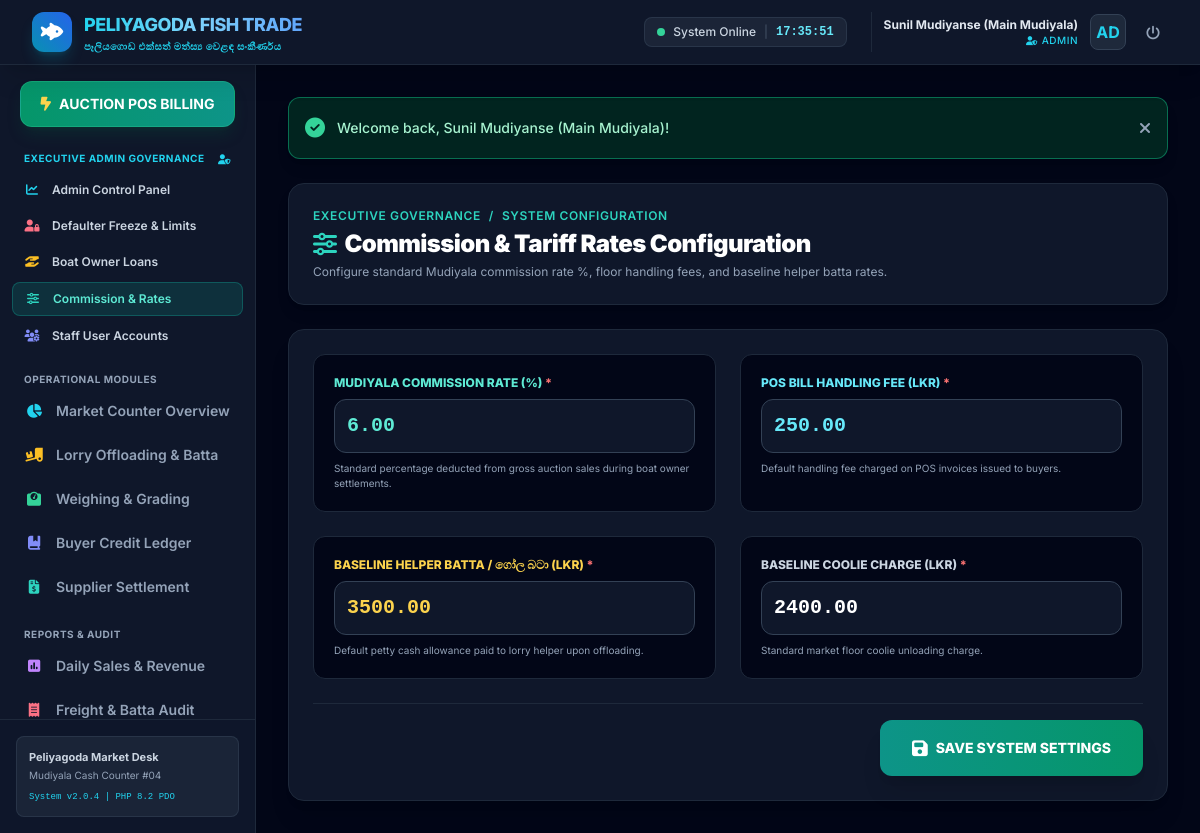
The page /index.php?page=admin_settings_commission (signed in) on the database its author committed.
### tables this page shows
CREATE TABLE `settings` (
  `id` INT AUTO_INCREMENT PRIMARY KEY,
  `setting_key` VARCHAR(50) NOT NULL UNIQUE,
  `setting_value` VARCHAR(255) NOT NULL,
  `description` VARCHAR(255) DEFAULT NULL,
  `updated_at` DATETIME DEFAULT CURRENT_TIMESTAMP ON UPDATE CURRENT_TIMESTAMP
);

### config/helpers.php (called while the page is built, shortened)
<?php
function getSetting(string $key, mixed $default = null): mixed {
    try {
        $db = getDB();
        $stmt = $db->prepare("SELECT setting_value FROM settings WHERE setting_key = :key LIMIT 1");
        $stmt->execute([':key' => $key]);
        $row = $stmt->fetch();
        return $row ? $row['setting_value'] : $default;
    } catch (Exception $e) {
        return $default;
    }
}

### views/admin/settings/commission.php (the view, shortened to what this page needs)
<?php
$commRate     = (float)getSetting('default_commission_rate', 6.00);
$handlingFee  = (float)getSetting('default_handling_fee', 250.00);
$helperBatta  = (float)getSetting('default_helper_batta', 3500.00);
$coolieCharge = (float)getSetting('default_coolie_charge', 2400.00);
?>
<div class="max-w-4xl mx-auto space-y-6">
    <div class="flex items-center justify-between bg-slate-900 p-6 rounded-2xl border border-slate-800 shadow-lg">
        <div>
            <div class="flex items-center space-x-2 text-xs font-semibold text-teal-400 uppercase tracking-wider">
                <span>Executive Governance</span>
                <span>/</span>
                <span>System Configuration</span>
            </div>
            <h1 class="text-2xl font-black text-white tracking-tight mt-1 flex items-center gap-2">
                <i class="fa-solid fa-sliders text-teal-400"></i>
                <span>Commission & Tariff Rates Configuration</span>
            </h1>
            <p class="text-xs text-slate-400 mt-1">
                Configure standard Mudiyala commission rate %, floor handling fees, and baseline helper batta rates.
            </p>
        </div>
    </div>
    <form action="actions/admin/save_rates.php" method="POST" class="bg-slate-900 p-6 rounded-2xl border border-slate-800 shadow-xl space-y-6">
        <div class="grid grid-cols-1 md:grid-cols-2 gap-6">
            <div class="bg-slate-950 p-5 rounded-xl border border-slate-800 space-y-2">
                <label for="default_commission_rate" class="block text-xs font-extrabold text-teal-300 uppercase">
                    Mudiyala Commission Rate (%) <span class="text-red-400">*</span>
                </label>
                <input type="number" step="0.25" id="default_commission_rate" name="default_commission_rate" value="<?= number_format($commRate, 2, '.', '') ?>" required
                    class="block w-full py-3 px-3 border border-slate-700 rounded-xl bg-slate-900 text-teal-300 font-mono font-bold text-xl focus:outline-none focus:ring-2 focus:ring-teal-500">
                <p class="text-[10px] text-slate-400">Standard percentage deducted from gross auction sales during boat owner settlements.</p>
            </div>
            <div class="bg-slate-950 p-5 rounded-xl border border-slate-800 space-y-2">
                <label for="default_handling_fee" class="block text-xs font-extrabold text-cyan-300 uppercase">
                    POS Bill Handling Fee (LKR) <span class="text-red-400">*</span>
                </label>
                <input type="number" step="10" id="default_handling_fee" name="default_handling_fee" value="<?= number_format($handlingFee, 2, '.', '') ?>" required
                    class="block w-full py-3 px-3 border border-slate-700 rounded-xl bg-slate-900 text-cyan-300 font-mono font-bold text-xl focus:outline-none focus:ring-2 focus:ring-cyan-500">
                <p class="text-[10px] text-slate-400">Default handling fee charged on POS invoices issued to buyers.</p>
            </div>
            <div class="bg-slate-950 p-5 rounded-xl border border-slate-800 space-y-2">
                <label for="default_helper_batta" class="block text-xs font-extrabold text-amber-300 uppercase">
                    Baseline Helper Batta / ගෝල බටා (LKR) <span class="text-red-400">*</span>
                </label>
                <input type="number" step="100" id="default_helper_batta" name="default_helper_batta" value="<?= number_format($helperBatta, 2, '.', '') ?>" required
                    class="block w-full py-3 px-3 border border-slate-700 rounded-xl bg-slate-900 text-amber-300 font-mono font-bold text-xl focus:outline-none focus:ring-2 focus:ring-amber-500">
                <p class="text-[10px] text-slate-400">Default petty cash allowance paid to lorry helper upon offloading.</p>
            </div>
            <div class="bg-slate-950 p-5 rounded-xl border border-slate-800 space-y-2">
                <label for="default_coolie_charge" class="block text-xs font-extrabold text-slate-300 uppercase">
                    Baseline Coolie Charge (LKR) <span class="text-red-400">*</span>
                </label>
                <input type="number" step="100" id="default_coolie_charge" name="default_coolie_charge" value="<?= number_format($coolieCharge, 2, '.', '') ?>" required
                    class="block w-full py-3 px-3 border border-slate-700 rounded-xl bg-slate-900 text-white font-mono font-bold text-xl focus:outline-none focus:ring-2 focus:ring-cyan-500">
                <p class="text-[10px] text-slate-400">Standard market floor coolie unloading charge.</p>
            </div>
        </div>
        <div class="pt-4 border-t border-slate-800 flex justify-end">
            <button type="submit"
                class="px-8 py-3.5 rounded-xl bg-gradient-to-r from-teal-600 to-emerald-600 hover:from-teal-500 hover:to-emerald-500 text-white font-extrabold text-sm shadow-xl transition-all flex items-center gap-2">
                <i class="fa-solid fa-save text-lg"></i>
                <span>SAVE SYSTEM SETTINGS</span>
            </button>
        </div>
    </form>
</div>

### rows shown on the page
settings: default_commission_rate "6.00"
settings: default_handling_fee "250.00"
settings: default_helper_batta "3500.00"
settings: default_coolie_charge "2400.00"

### other values the page prints
$user['full_name'] "Sunil Mudiyanse (Main Mudiyala)"
$user['role'] "ADMIN"
substr($user['username'], 0, 2) "AD"
APP_VERSION "2.0.4"
$flash['message'] "Welcome back, Sunil Mudiyanse (Main Mudiyala)!"
